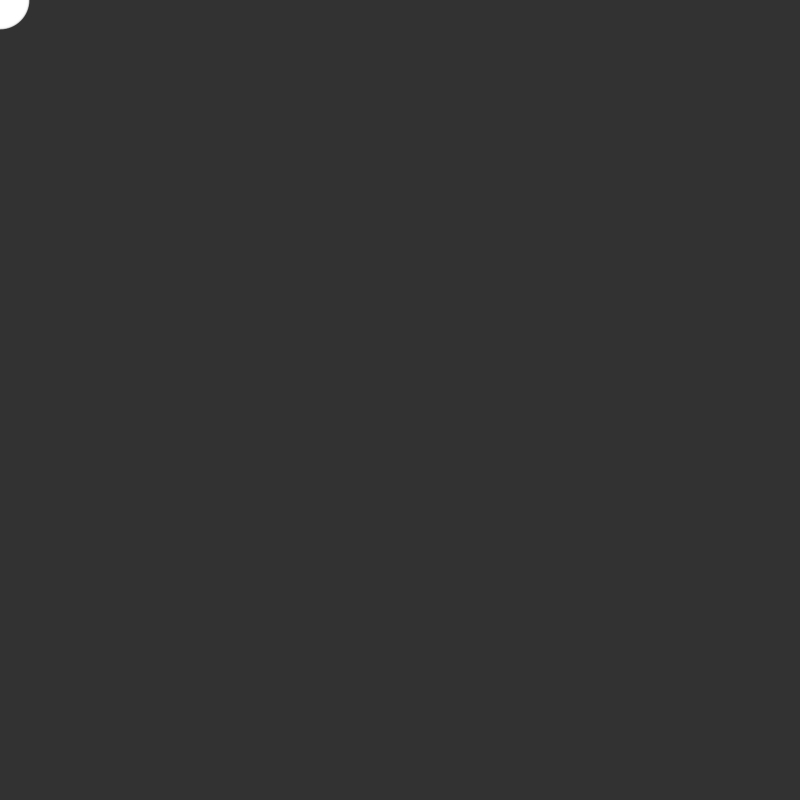
Frame 1 (no input)
Frame 60 (the mouse pressed at the canvas centre just before this capture): identical to frame 1, image omitted
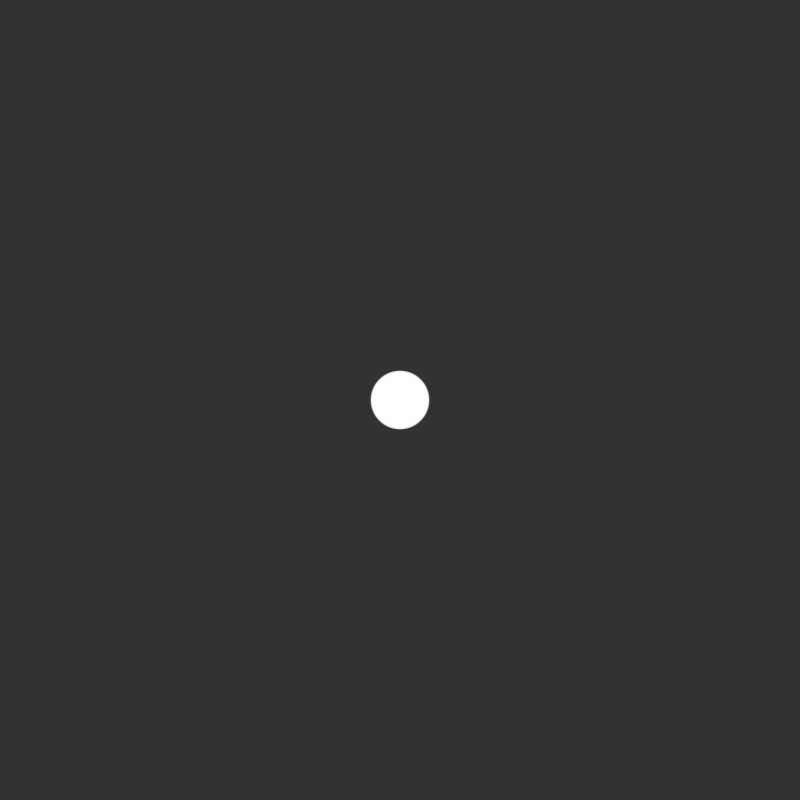
Frame 120 (the mouse held since frame 60 and released just before this capture)

The Processing sketch that drew these frames (run headless with seeded random() and noise(); from frame 60 on, the mouse is pressed at the canvas centre):

// Processing sketch: tabeller
// ── tabeller.pde
int tall = 60;

// To tabeller med plass til 60 verdier. 
// Indeks fra 0 til 59.
int mx[] = new int[tall];
int my[] = new int[tall];

void setup() {
  size(800, 800);
  noStroke();
  fill(255, 155); 
}

void draw() {
  background(50); 
  
  // draw() går gjennom tabellen, og gir hver "frame" en ny plass i tabellen.
  // Vi overskriver gamle verdier med nye hele tiden.
  // Å bruke modulo (%) gjør denne operasjonen mye raskere.
  // Modulo gir resten etter deling. F.eks. 100 % 60 er 40, for når vi
  // deler 100/60, får vi 40 til rest (1*60+40).
  // frameCount teller antall "frames" siden du startet programmet
  int hvilken = frameCount % tall;
  
  // Siden vi alltid tar modulo av 60, får vi aldri et tall større enn 60.
  // Dermed får vi plass i tabellen til verdiene til musepilen.
  mx[hvilken] = mouseX; // her lagrer vi data i tabellen
  my[hvilken] = mouseY;
  
  for (int i = 0; i < tall; i++) {

    // indeks angir hvor vi skal tegne sirklene
    int indeks = (hvilken + i) % tall; // må % tall, slik at vi får plass
    
    // siden vi har lagrer posisjonen til mouseX og mouseY, så 
    // vet vi hvor vi var for litt siden. 
    // Sirklene tegnes, og vi fjerner alltid den eldste.
    ellipse(mx[indeks], my[indeks], i, i); // her bruker vi data fra tabellen
  }
}
